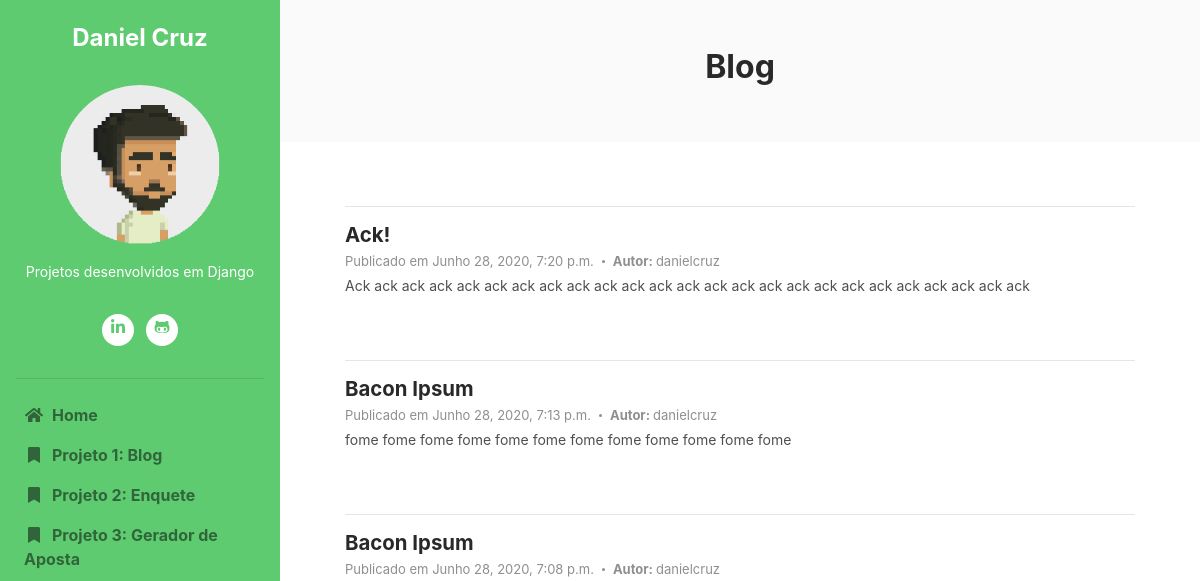
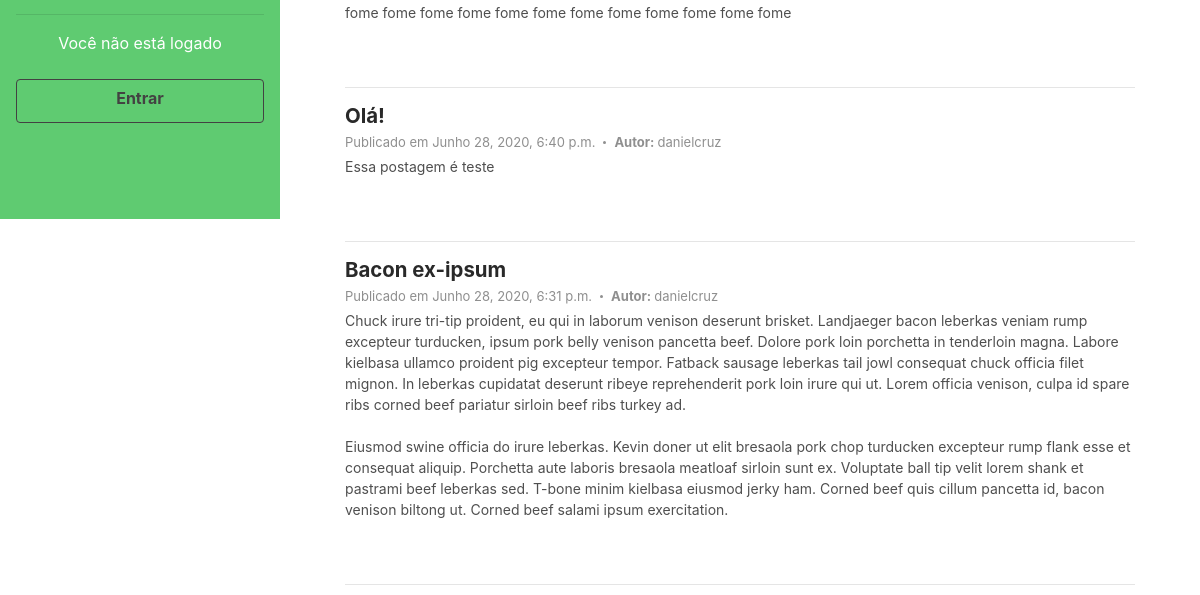
Page /blog/ (upper part) on the earlier database version (2 pictures, top to bottom).
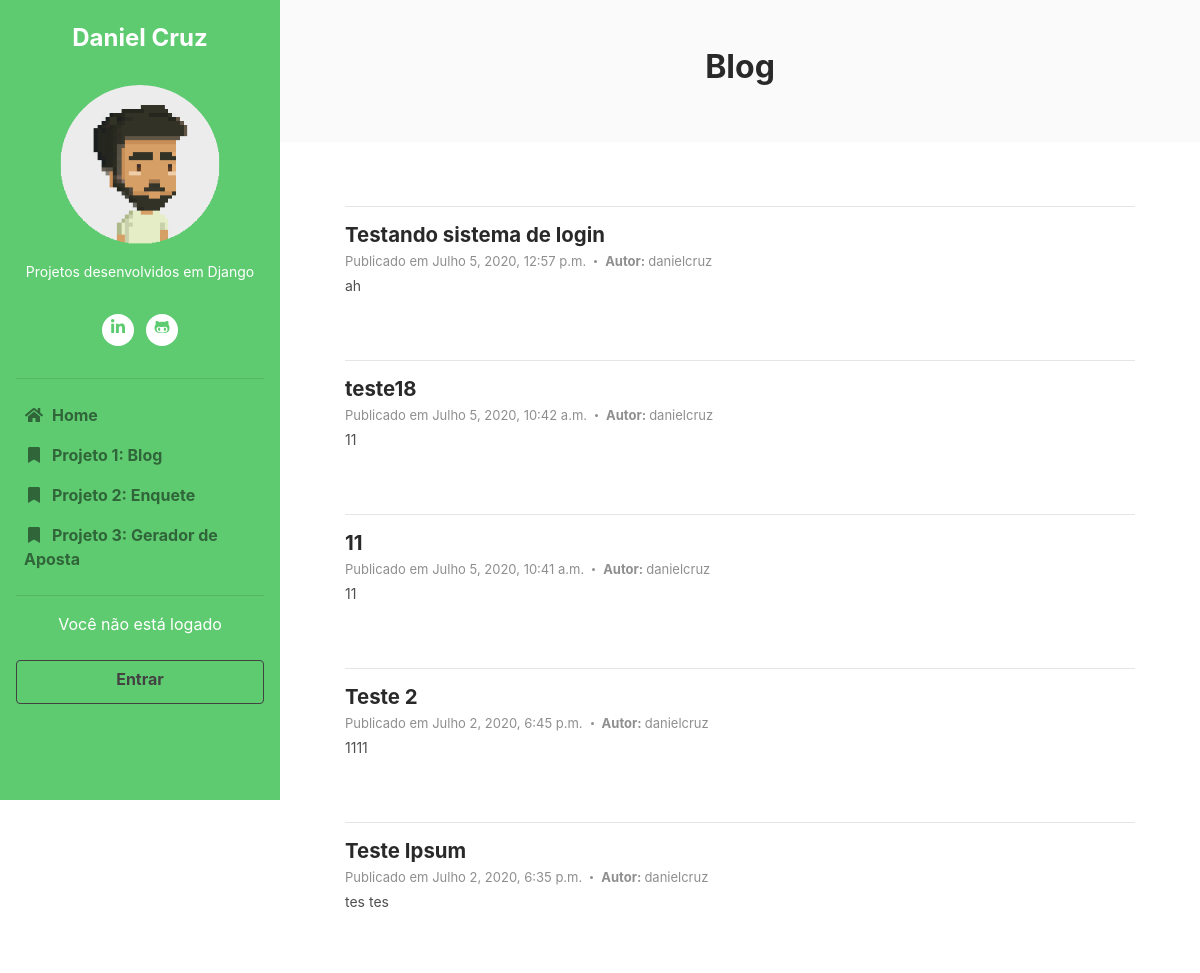
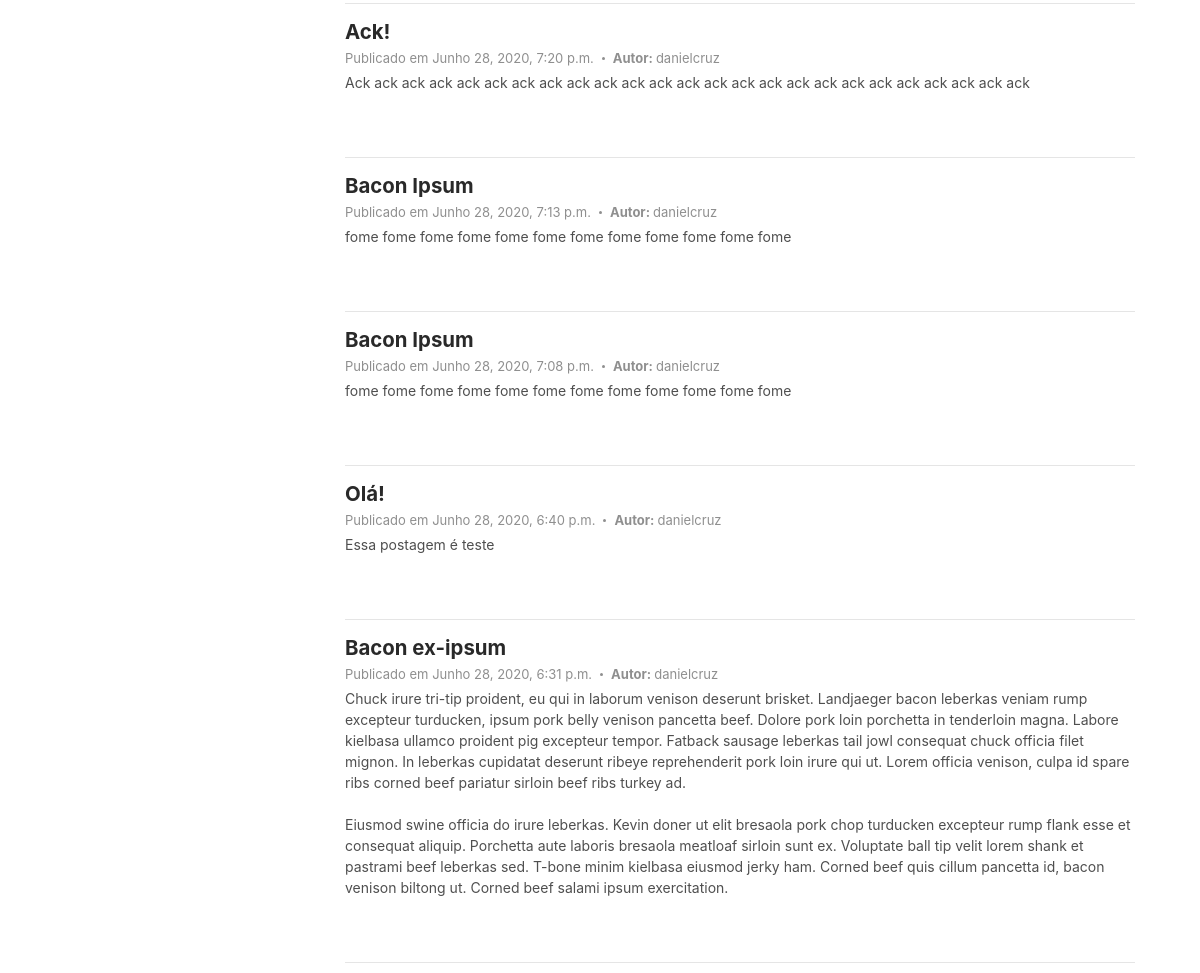
Same page on the later database version (2 pictures, top to bottom).
### blog/models.py (models this page shows, shortened)
class Post(models.Model):
    author = models.ForeignKey(settings.AUTH_USER_MODEL, on_delete=models.CASCADE)
    title = models.CharField(max_length=200)
    text = models.TextField()
    created_date = models.DateTimeField(default=timezone.now)
    published_date = models.DateTimeField(blank=True, null = True)

### blog/views.py (the view)
# urls.py: path('', views.post_list, name='post_list'),
def post_list(request):
    posts = Post.objects.all().order_by('-published_date')
    if request.method == "POST":
        form = PostForm(request.POST)
        if form.is_valid():
            post = form.save(commit=False)
            post.author = request.user
            post.published_date = timezone.now()
            post.save()
            return redirect('blog:post_detail', pk=post.pk)
    else:
        form = PostForm()
    return render(request, 'blog/post_list.html', {'posts': posts, 'form': form, 'titulo': titulo, 'subtitulo': subtitulo})

### blog/templates/blog/post_list.html (shortened to what this page needs)
{% extends 'home/base.html' %}
{% block content %}
    {% for post in posts %}
        <hr>
                <div class="item mb-5">
                    <div class="media">
                        <div class="media-body">
                            <h3 class="title mb-1"><a href="{% url 'blog:post_detail' pk=post.pk %}">{{ post.title }}</a></h3>
                            <div class="meta mb-1"><span class="date">Publicado em {{ post.published_date }}</span><span><b>Autor: </b> {{ post.author }}</span></div>
                            <div class="intro"><p>{{ post.text | linebreaksbr }}</p></div>
                        </div>
                    </div>
                </div>
    {% endfor %}
{% endblock %}

Differences in the rows shown:
added Post: title "Testando sistema de login", published_date "Julho 5, 2020, 12:57 p.m.", author "danielcruz", text "ah"
added Post: title "teste18", published_date "Julho 5, 2020, 10:42 a.m.", author "danielcruz", text "11"
added Post: title "11", published_date "Julho 5, 2020, 10:41 a.m.", author "danielcruz", text "11"
added Post: title "Teste 2", published_date "Julho 2, 2020, 6:45 p.m.", author "danielcruz", text "1111"
added Post: title "Teste Ipsum", published_date "Julho 2, 2020, 6:35 p.m.", author "danielcruz", text "tes tes"
